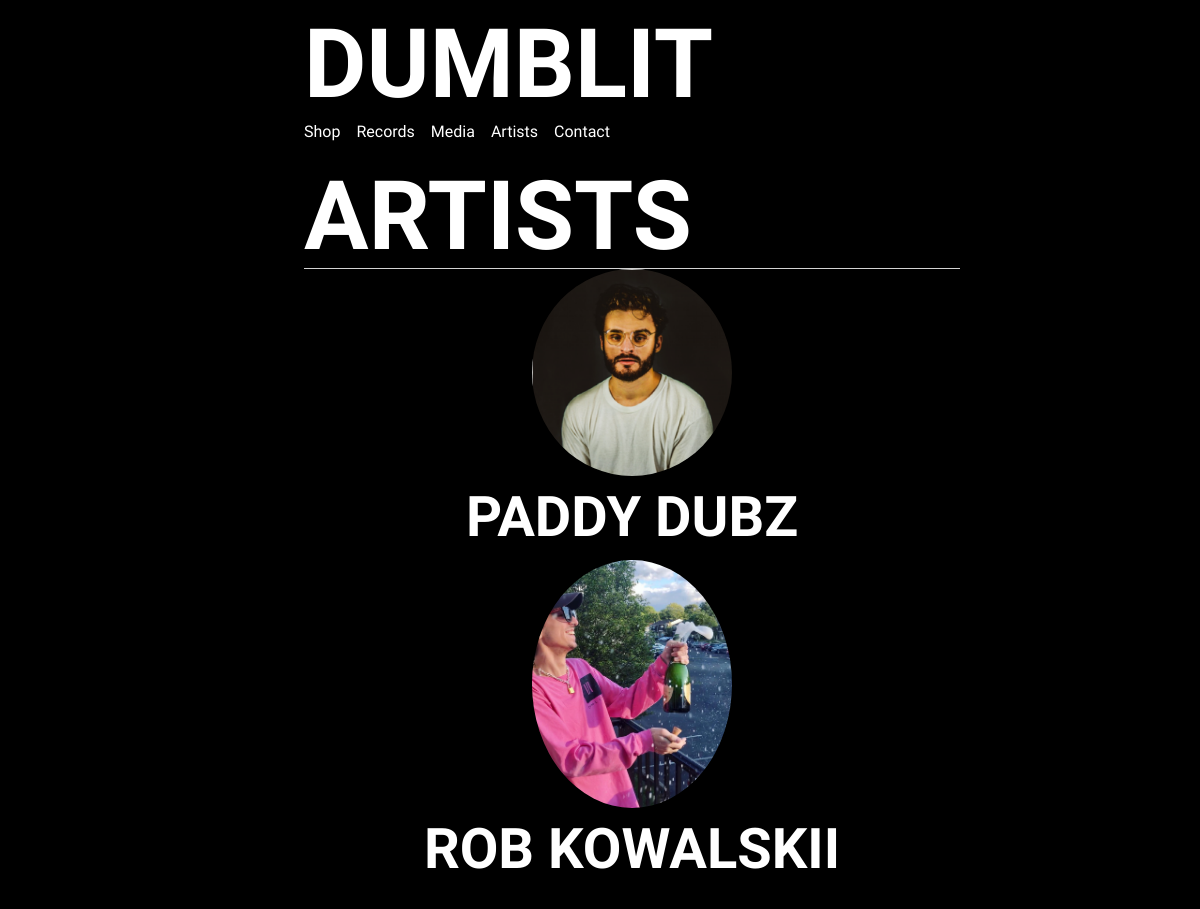
Page /artists on the earlier database version.
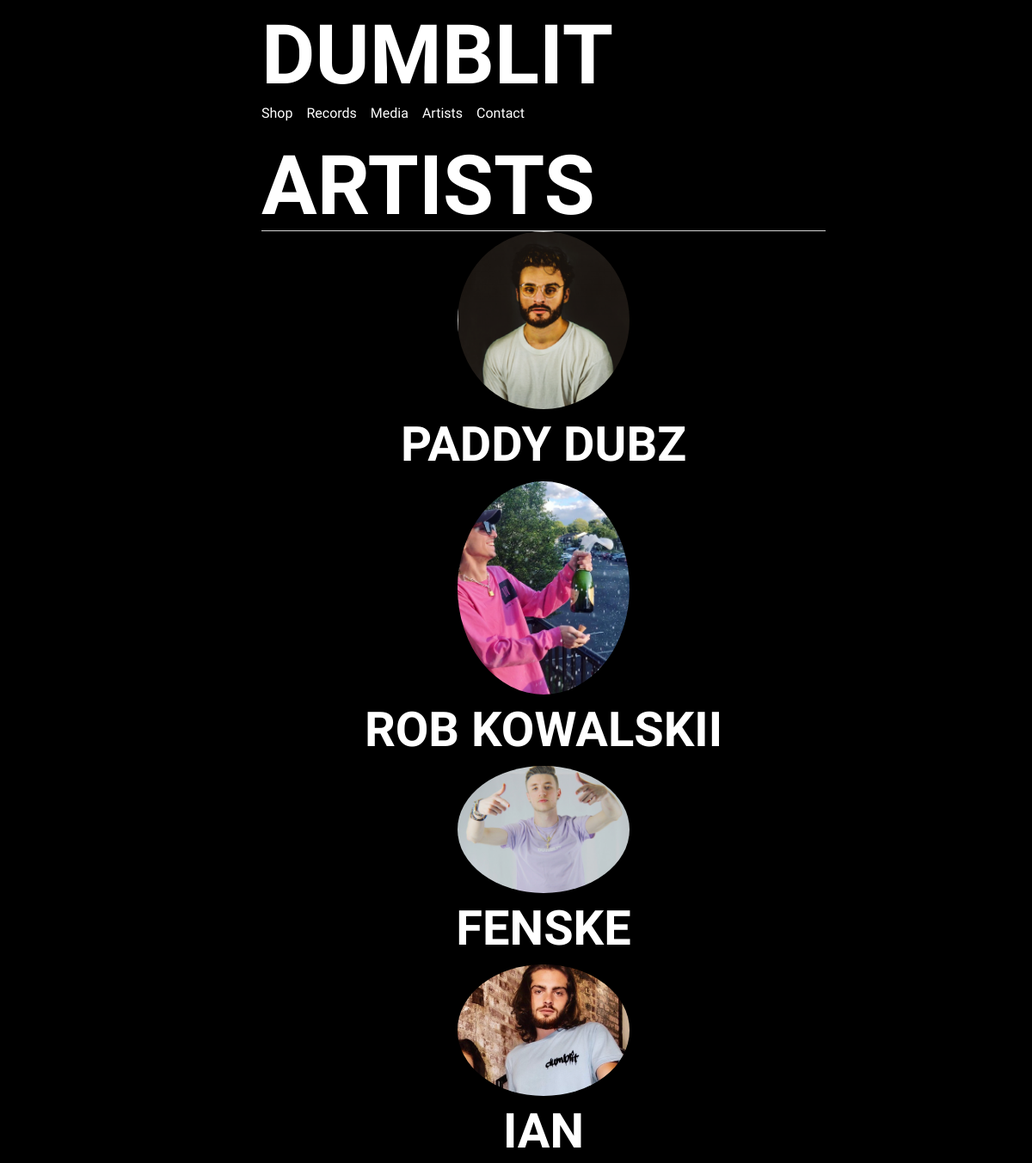
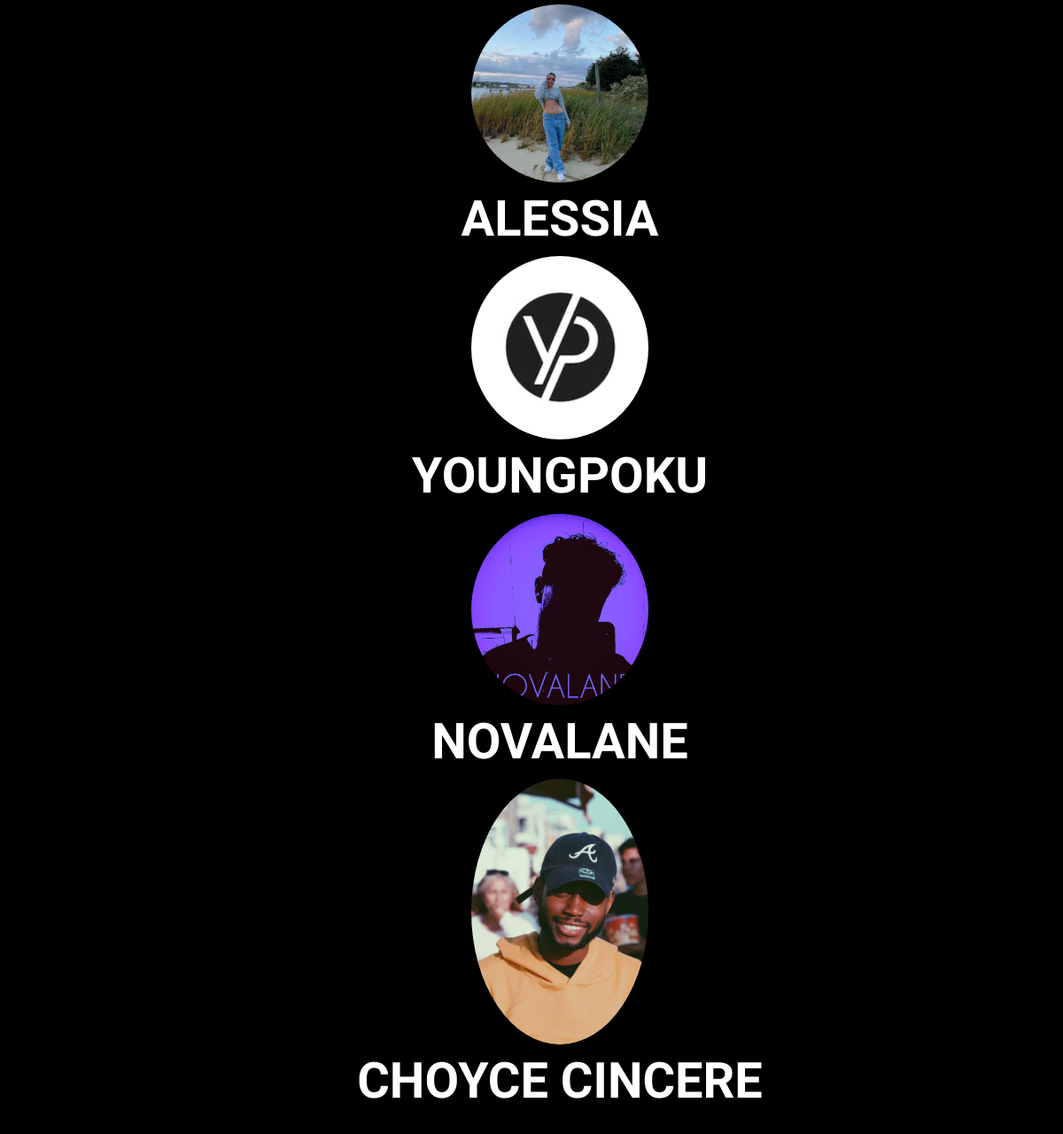
Same page on the later database version (2 pictures, top to bottom).
### tables this page shows
CREATE TABLE Profile (
  id INTEGER PRIMARY KEY AUTOINCREMENT,
  author_id INTEGER NOT NULL,
  created TIMESTAMP NOT NULL DEFAULT CURRENT_TIMESTAMP,
  Name TEXT NOT NULL,
  Email TEXT NOT NULL,
  Phone TEXT NOT NULL,
  Location TEXT NOT NULL,
  Instagram TEXT NOT NULL,
  Twitter TEXT NOT NULL,
  Facebook TEXT NOT NULL,
  Youtube TEXT NOT NULL,
  Soundcloud TEXT NOT NULL,
  Spotify TEXT NOT NULL,
  AppleMusic TEXT NOT NULL,
  Biography TEXT NOT NULL,
  Image TEXT NOT NULL,
  Image2 TEXT NOT NULL,
  menu_color TEXT NOT NULL,
  background_color TEXT NOT NULL,
  main_text_color TEXT NOT NULL,
  secondary_text_color TEXT NOT NULL,
  FOREIGN KEY (author_id) REFERENCES user (id)
);

### flaskr/blog.py (the view)
@bp.route("/artists", methods=("GET", "POST"))
def artists():
    db = get_db()
    rows = db.execute("SELECT * FROM Profile").fetchall()
    return render_template("blog/artists.html", rows = rows)

### flaskr/auth.py (called while the page is built)
@bp.before_app_request
def load_logged_in_user():
    user_id = session.get("user_id")
    if user_id is None:
        g.user = None
    else:
        g.user = (
            get_db().execute("SELECT * FROM user WHERE id = ?", (user_id,)).fetchone()
        )

### flaskr/db.py (called while the page is built)
def get_db():
    if "db" not in g:
        g.db = sqlite3.connect(
            current_app.config["DATABASE"], detect_types=sqlite3.PARSE_DECLTYPES
        )
        g.db.row_factory = sqlite3.Row
    return g.db

### flaskr/templates/blog/artists.html (shortened to what this page needs)
{% extends 'base.html' %}
{% block header %}
  <h1>{% block title %}Artists{% endblock %}</h1>
{% endblock %}
{% block content %}
<head>
    <link href="{{ url_for('static', filename='css/styles.css') }}" rel="stylesheet" />
</head>
    {% for row in rows %}
      <div>
        <a href="{{url_for('blog.profile', id=row['id'], name=row['name'])}}">
            <img width= 200px class="img-fluid img-profile rounded-circle mx-auto mb-2" src="{{ url_for('static', filename=row['Image']) }}"  >
            <h2> {{ row['Name'] }} <h2>
        </a>
      </div>
    {% endfor %}
{% endblock %}

### flaskr/templates/base.html (shortened to what this page needs)
<!doctype html>
<link rel="stylesheet" href="{{ url_for('static', filename='style.css') }}">
<nav>
  <h1><a href="https://www.dumblitinc.com">Dumblit</a></h1>
  <ul>
    {% if g.user['username'] == 'admin' %}
      <li><span>{{ g.user['username'] }}</span>
      <li><a href="{{ url_for('blog.table', page='Profile') }}">Orders</a>
      <li><a href="{{ url_for('blog.table', page='Profile') }}">Manage Artists</a>
      <li><a href="{{ url_for('blog.add', page='Product') }}">Add Product</a>
      <li><a href="{{ url_for('blog.add', page='Post') }}">Add Media</a>
      <li><a href="{{ url_for('blog.inbox') }}">Messages</a>
      <li><a href="{{ url_for('auth.logout') }}">Log Out</a>
    {% else %}
      <li><a href="https://www.dumblitinc.com/shop">Shop</a>
      <li><a href="https://www.dumblitinc.com/music">Records</a>
      <li><a href="https://www.dumblitinc.com/tv">Media</a>
      <li><a href="{{ url_for('blog.artists') }}">Artists</a>
      <li><a href="https://www.dumblitinc.com/contact">Contact</a>
    {% endif %}
  </ul>
</nav>
<section class="content">
  <header>
    {% block header %}{% endblock %}
  </header>
  {% block content %}{% endblock %}
</section>

### flaskr/static/style.css (style rules this page uses)
h1, h2, h3, h4, h5, h6 { font-family: serif; color: #377ba8; margin: 1rem 0; }
a { color: #377ba8; }
nav { background: lightgray; display: flex; align-items: center; padding: 0 0.5rem; }
nav h1 { flex: auto; margin: 0; }
nav h1 a { text-decoration: none; padding: 0.25rem 0.5rem; }
nav ul { display: flex; list-style: none; margin: 0; padding: 0; }
nav ul li a, nav ul li span, header .action { display: block; padding: 0.5rem; }
.content { padding: 0 1rem 1rem; }
.content > header { border-bottom: 1px solid lightgray; display: flex; align-items: flex-end; }
.content > header h1 { flex: auto; margin: 1rem 0 0.25rem 0; }
.content:last-child { margin-bottom: 0; }

### flaskr/templates/blog/artists.html (style rules this page uses)
nav { background-color:black; }
body, header, html { background-color:black; }
h1 { color:white; }
h2, h3, h4, h5, a { color:white; }
div { text-align:center }

Differences in the rows shown:
added Profile: Image (picture), Name "FENSKE"
added Profile: Image (picture), Name "IAN"
added Profile: Image (picture), Name "ALESSIA"
added Profile: Image (picture), Name "YOUNGPOKU"
added Profile: Image (picture), Name "NOVALANE"
added Profile: Image (picture), Name "CHOYCE CINCERE"
